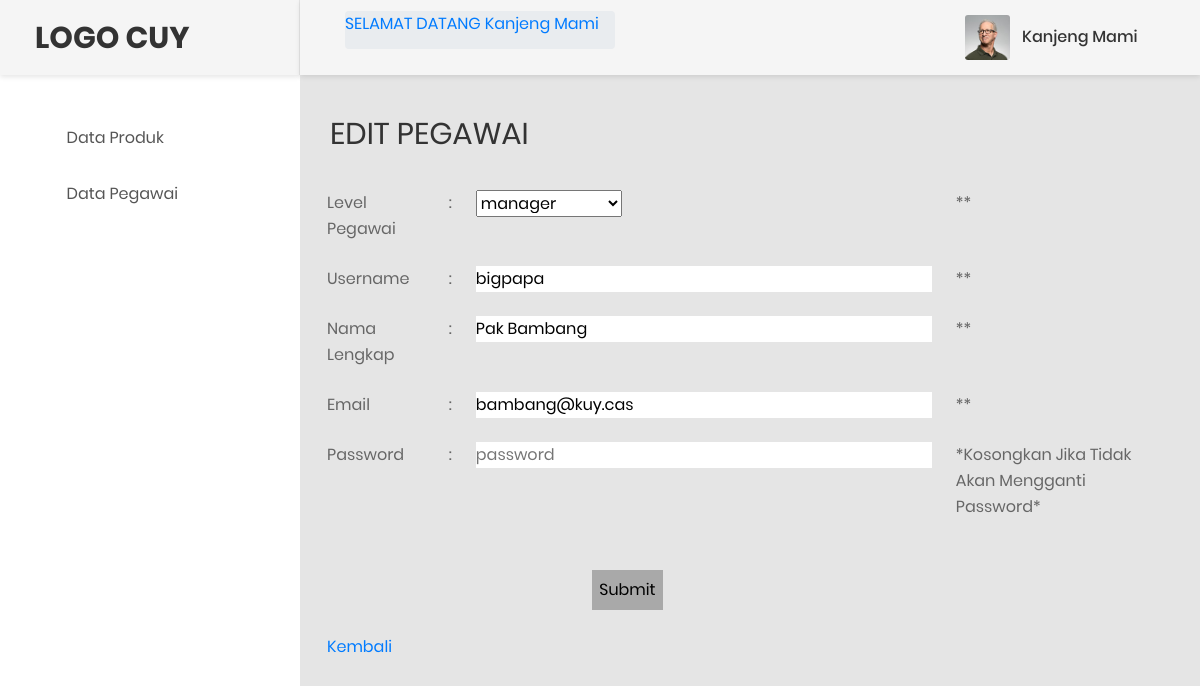
The app's page /admin/editpegawai.php (signed in) with its own data.
### tables this page shows
CREATE TABLE `pegawai` (
  `idpegawai` varchar(10) NOT NULL,
  `username` varchar(20) NOT NULL,
  `nama_lengkap` varchar(50) NOT NULL,
  `email` varchar(50) NOT NULL,
  `idlevel` varchar(2) NOT NULL,
  `password` varchar(20) NOT NULL,
  `foto` varchar(255) DEFAULT NULL
);

### admin/editpegawai.php (the view, shortened to what this page needs)
<!DOCTYPE HTML PUBLIC "-//W3C//DTD HTML 4.01 Transitional//EN"
    "http://www.w3.org/TR/html401/loose.dtd">
    <html lang="en">
<?php
	require_once('config.php');
    $db =mysqli_connect($db_host, $db_username, $db_password, $db_database);
  $id = $_GET["id"];
?>
    <head>
        <link href="css/font-face.css" rel="stylesheet" media="all">
        <link href="vendor/font-awesome-4.7/css/font-awesome.min.css" rel="stylesheet" media="all">
        <link href="vendor/font-awesome-5/css/fontawesome-all.min.css" rel="stylesheet" media="all">
        <link href="vendor/mdi-font/css/material-design-iconic-font.min.css" rel="stylesheet" media="all">
        <link href="vendor/bootstrap-4.1/bootstrap.min.css" rel="stylesheet" media="all">
        <link href="vendor/animsition/animsition.min.css" rel="stylesheet" media="all">
        <link href="vendor/bootstrap-progressbar/bootstrap-progressbar-3.3.4.min.css" rel="stylesheet" media="all">
        <link href="vendor/wow/animate.css" rel="stylesheet" media="all">
        <link href="vendor/css-hamburgers/hamburgers.min.css" rel="stylesheet" media="all">
        <link href="vendor/slick/slick.css" rel="stylesheet" media="all">
        <link href="vendor/select2/select2.min.css" rel="stylesheet" media="all">
        <link href="vendor/perfect-scrollbar/perfect-scrollbar.css" rel="stylesheet" media="all">
        <link href="css/theme.css" rel="stylesheet" media="all">
    </head>
    <body class="animsition">
        <div class="page-wrapper">
            <?php include('menuadmin.php'); ?>
            <div class="page-container">
                <?php include('headeradmin.php'); ?>
                <div class="main-content" style="padding-left: 30px ; width: 100% ; padding-right: 30px " >
                    <div class="row">
                            <div class="col-md-12">
                                <div class="overview-wrap">
                                    <h2 class="title-1">EDIT PEGAWAI</h2>
                                </div>
                            </div>
                    </div>
                    <br>
                    <div class="row">
                       <form method="POST" autocomplete="on" action="<?php echo htmlspecialchars($_SERVER["PHP_SELF"]).'?id='.$id;?>" >
		                  <table class="table table-borderless table-produk">
	                       <?php
                              $query = " SELECT * FROM pegawai WHERE idpegawai LIKE '%$id%' ";
                              $result = $db->query($query);
                              if (!$result){
                              	printf("Error: %s\n", mysqli_error($db));
                                exit();
                              }else{
                              	while ($row = $result->fetch_object()){
                              		$username = $row->username;
                              		$namalengkap = $row->nama_lengkap;
                              		$email = $row->email;
                              		$level = $row->idlevel;
                              		}
                              }
                              if (isset($_POST["submit"])){
                                $level = test_input($_POST['level']);
                                if ($level == 0){
                                	$error_level = "level is required";
                                	$valid_level = FALSE;
                                }else {
                                	$valid_level = TRUE;
                                	$error_level ="";
                                }
                            }else{
                                $error_level ="";
                            }
                             if (isset($_POST["submit"])){
                                				$username = test_input($_POST['username']);
                                					if ($username == ''){
                                						$error_username = "username is required";
                                						$valid_username = FALSE;
                                					}elseif (!preg_match("/^[a-zA-Z]*$/",$username)) {
                                						$error_username = "Only letters and white space allowed";
                                						$valid_username = FALSE;
                                					}else{
                                						$valid_username = TRUE;
                                						$error_username= "";
                                					}
                                				}else{
                                                    $error_username= "";
                                				}
                                				if (isset($_POST["submit"])){
                                					$namalengkap = test_input($_POST['namalengkap']);
                                					if ($namalengkap == ''){
                                						$error_namalengkap = "namalengkap is required";
                                						$valid_namalengkap = FALSE;
                                					}elseif (!preg_match("/^[a-zA-Z ]*$/",$namalengkap)) {
                                						$error_namalengkap = "Only letters and white space allowed";
                                						$valid_namalengkap = FALSE;
                                					}else{
                                						$valid_namalengkap = TRUE;
                                						$error_namalengkap= "";
                                					}
                                				}else{
                                                    $error_namalengkap= "";
                                				}
                                				if (isset($_POST["submit"])){
                                					$email = test_input($_POST['email']);
                                					$error_email="" ;
                                					if ($email == ''){
                                						$error_email = "Email is required";
                                						$valid_email = FALSE;
                                					}elseif (!preg_match("/[a-z0-9._%+-]+@[a-z0-9.-]+.[a-z]{2,}$/",$email)) {
                                						$error_email = "Format email allowed";
                                						$valid_email = FALSE;
                                					}else{
                                						$valid_email = TRUE;
                                						$error_email="";}
                                				}else{
                                                        $error_email="";
                                                    }
                                            if (isset($_POST["submit"])){
                $password = test_input($_POST['password']);
                if ($password == ''){
                    $error_password = "Kosongkan Jika Tidak Akan Mengganti Password";
                    $valid_password = TRUE;
                }else{
                    $valid_password = TRUE;
                    $error_password= "";
                }
            }else{
                $error_password = "Kosongkan Jika Tidak Akan Mengganti Password";
            }
    ?>
    <tr>
        <td valign="top">Level Pegawai</td>
        <td valign="top">:</td>
        <td valign="top">
            <select id="level" name="level">
            <?php
                $querylevel = " SELECT * FROM level_pegawai";
                $resultlevel = $db->query($querylevel);
                while($rowlevel = mysqli_fetch_array($resultlevel)){
                    if ((isset($level)) && ($level==$rowlevel['idlevel'])) {
                        echo '<option value='.$rowlevel['idlevel'].' selected="true" >'.$rowlevel['nama_level'].'</option>';
                    }
                    else
                    {
                        echo '<option value='.$rowlevel['idlevel'].'>'.$rowlevel['nama_level'].'</option>';
                    }
                }
            ?>
            </select>
        </td>
        <td valign="top">
            <span class="error">*<?php echo '' .$error_level.''; ?>*</span>
        </td>
    </tr>
	<tr>
				<td valign="top">Username</td>
				<td valign="top">:</td>
				<td valign="top"><input type="text" name="username" size="30" maxlength="10" placeholder="Username" value="<?php echo $username;?>"></td>
				<td valign="top"><span class="error">*<?php echo '' .$error_username.''; ?>*</span></td>
		</tr>
		<tr>
				<td valign="top">Nama Lengkap</td>
				<td valign="top">:</td>
				<td valign="top"><input type="text" name="namalengkap" size="30" maxlength="40" placeholder="Nama Lengkap" value="<?php echo $namalengkap;?>"></td>
				<td valign="top"><span class="error">*<?php echo '' .$error_namalengkap.''; ?>*</span></td>
		</tr>
		<tr>
				<td valign="top">Email</td>
				<td valign="top">:</td>
				<td valign="top"><input type="text" name="email" size="30" placeholder="Email" value="<?php echo $email;?>"></td>
				<td valign="top"><span class="error">*<?php echo '' .$error_email.''; ?>*</span></td>
		</tr>
        <tr>
            <td valign="top">Password</td>
            <td valign="top">:</td>
            <td valign="top"><input type="password" name="password" size="30" placeholder="password" >
            </td>
            <td valign="top"><span class="error">*<?php echo '' .$error_password.''; ?>*</span>
            </td>
        </tr>
		<tr>
				<td valign="top" colspan="3"><br><center>
                    <input type="submit" name="submit" value="Submit" style="padding: 7px; background-color: darkgrey">&nbsp;
                    </center>
                </td>
		</tr>
		<tr>
				<td><a href="semua_pegawai.php">Kembali</a></td>
		</tr>
		</table>
	</form>
	  				</div>
                </div>
            </div>
        </div>
    </body>
    </html>

### records on screen
pegawai: username "bigpapa", namalengkap "Pak Bambang", email "bambang@kuy.cas"

### other values on screen
$_SESSION['nama_lengkap'] "Kanjeng Mami"
$error_password "Kosongkan Jika Tidak Akan Mengganti Password"
form field level "manager"
